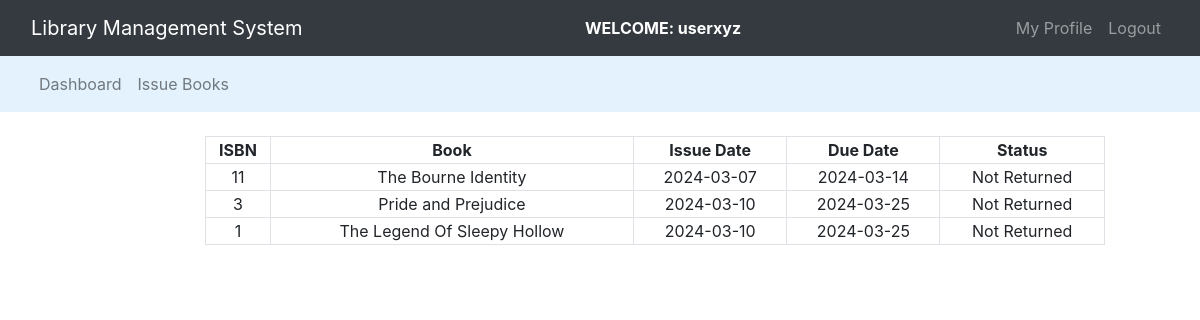
The app's page /view_issued_books.php (signed in) with its own data.
### tables this page shows
CREATE TABLE `issued_books` (
  `Sno` int(11) NOT NULL,
  `isbn` int(10) NOT NULL,
  `user_id` int(10) NOT NULL,
  `issue_date` date NOT NULL,
  `due_date` date NOT NULL
);

CREATE TABLE `books` (
  `isbn` int(11) NOT NULL,
  `book_name` varchar(60) NOT NULL,
  `author_id` int(10) NOT NULL,
  `category_id` int(10) NOT NULL,
  `book_copies` int(10) NOT NULL,
  `book_price` int(11) DEFAULT NULL
);

### view_issued_books.php (the view, shortened to what this page needs)
<?php
    $connection = mysqli_connect('localhost', 'root', '', 'lms_main');
        $query = "select books.isbn as isbn, books.book_name as book_name, issued_books.issue_date as issue_date, issued_books.due_date as due_date
                from issued_books left join books on issued_books.isbn = books.isbn where issued_books.user_id = $_SESSION[id]";
?>
<!DOCTYPE html>
<html lang="en">
<head>
    <link rel="stylesheet" type="text/css" href="bootstrap-4.4.1/css/bootstrap.min.css">
</head>
<body>
    <nav class="navbar navbar-expand-lg navbar-dark bg-dark">
    <div class="container-fluid">
			<div class="navbar-header">
				<a class="navbar-brand" href="index.php">Library Management System</a>
			</div>
        <font style="color : white"><span><strong><?php echo "WELCOME: ".$_SESSION['name']; ?></strong></span></font>
		    <ul class="nav navbar-nav navbar-right">
		      <li class="nav-item dropdown">
                <a href="" class="nav-link dropdown toggle" data-toggle = "dropdown">My Profile</a>
              </li>
              <li class="nav-item">
                <a href="logout.php" class="nav-link">Logout</a>
              </li>
		    </ul>
		</div>
    </nav>
    <nav class="navbar navbar-expand-lg navbar-light" style="background-color: #e3f2fd;">
      <div class="container-fluid">
        <ul class="nav navbar-nav navbar-center">
          <li class="nav-item">
            <a href="user_dashboard.php" class="nav-link">Dashboard</a>
          </li>
          <li class="nav-item">
            <a href="issue_book.php" class="nav-link">Issue Books</a>
          </li>
        </ul>
      </div>
    </nav><br>
    <div class="row">
        <div class="col-md-2"></div>
        <div class="col-md-8">
            <form>
                <table class="table-bordered" width="900px" style="text-align: center;">
                    <tr>
                        <th>ISBN</th>
                        <th>Book</th>
                        <th>Issue Date</th>
                        <th>Due Date</th>
                        <th>Status</th>
                    </tr>
                    <?php
                    $current_date = date('Y-m-d');
                        $query_run = mysqli_query($connection, $query);
                        while ($row = mysqli_fetch_assoc($query_run)) {
                            $isbn = $row['isbn'];
                            $book_name = $row['book_name'];
                            $issue_date = $row['issue_date'];
                            $due_date = $row['due_date'];
                            $return_status = ($current_date > $due_date) ? "Not Returned" : "Returned";
                            echo "<tr>
                                <td>$isbn</td>
                                <td>$book_name</td>
                                <td>$issue_date</td>
                                <td>$due_date</td>
                                <td>$return_status</td>
                                </tr>";
                        }
                    ?>
                </table>
            </form>
        </div>
        <div class="col-md-2"></div>
    </div>
</body>
</html>

### records on screen
issued_books: isbn.isbn "11", isbn.book_name "The Bourne Identity", issue_date "2024-03-07", due_date "2024-03-14"
issued_books: isbn.isbn "3", isbn.book_name "Pride and Prejudice", issue_date "2024-03-10", due_date "2024-03-25"
issued_books: isbn.isbn "1", isbn.book_name "The Legend Of Sleepy Hollow", issue_date "2024-03-10", due_date "2024-03-25"

### other values on screen
$_SESSION['name'] "userxyz"
